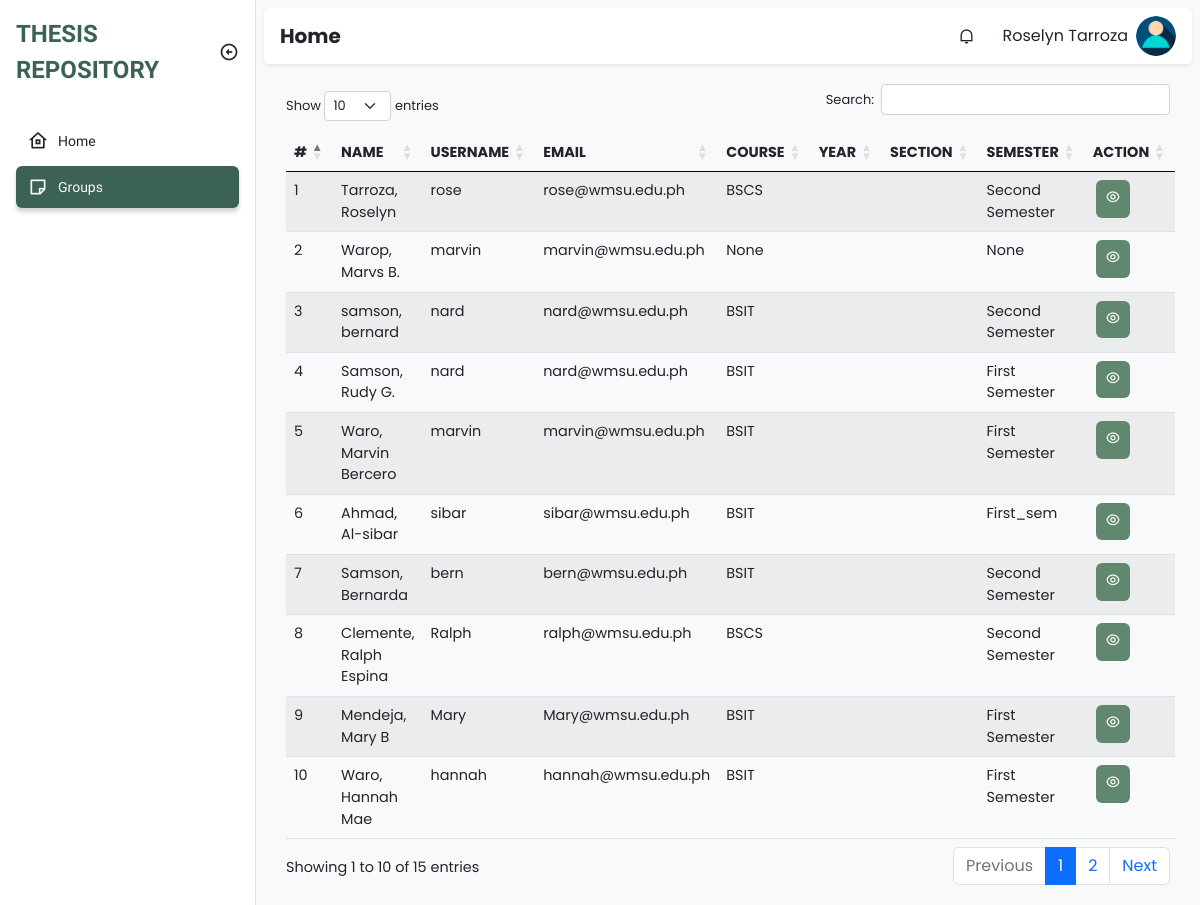
Screenshot of /adviser/groups.php (signed in) with the database file from the repository.
### tables this page shows
CREATE TABLE `student` (
  `id` int(11) NOT NULL,
  `firstname` varchar(255) NOT NULL,
  `middle_name` varchar(255) NOT NULL,
  `lastname` varchar(255) NOT NULL,
  `username` varchar(255) NOT NULL,
  `email` varchar(100) NOT NULL,
  `password` varchar(255) NOT NULL,
  `type` varchar(100) NOT NULL,
  `course` varchar(100) NOT NULL,
  `year_and_section` varchar(20) NOT NULL,
  `sem` varchar(100) NOT NULL,
  `school_year` varchar(50) NOT NULL,
  `your_adviser` varchar(100) NOT NULL,
  `your_group` int(10) NOT NULL,
  `created_at` timestamp NOT NULL DEFAULT current_timestamp(),
  `updated_at` timestamp NOT NULL DEFAULT current_timestamp() ON UPDATE current_timestamp()
);

### class/student.class.php (called while the page is built, shortened)
<?php
class Student{
    protected $db;
    function __construct()
    {
        $this->db = new Database();
    }
    function show(){
        $sql = "SELECT * FROM student ORDER BY CONCAT('lastname',', ','firstname') ASC;";
        $query=$this->db->connect()->prepare($sql);
        if($query->execute()){
            $data = $query->fetchAll();
        }
        return $data;
    }
}
?>

### class/database.sample.php (called while the page is built)
<?php
class Database{
    private $host = 'localhost';
    private $username = 'root';
    private $password = '';
    private $database = 'tams';
    protected $connection;
    function connect(){
        try
			{
				$this->connection = new PDO("mysql:host=$this->host;dbname=$this->database",
											$this->username, $this->password);
			}
			catch (PDOException $e)
			{
				echo "Connection error " . $e->getMessage();
			}
        return $this->connection;
    }
}
?>

### adviser/groups.php (the view, shortened to what this page needs)
<!DOCTYPE html>
<html lang="en">
  <head>
    <link
      href="https://cdn.jsdelivr.net/npm/remixicon@2.5.0/fonts/remixicon.css"
      rel="stylesheet"
    />
    <link rel="stylesheet" href="https://cdn.datatables.net/1.13.1/css/dataTables.bootstrap5.min.css">
    <link rel="stylesheet" href="https://cdn.datatables.net/responsive/2.4.0/css/responsive.bootstrap.min.css">
    <link rel="stylesheet" href="../assets/css/bootstrap.min.css" />
    <link rel="stylesheet" href="../assets/css/style.css" />
  </head>
  <body>
    <div class="sidebar position-fixed top-0 bottom-0 bg-white border-end">
      <div class="d-flex align-items-center p-3">
        <a
          href="#"
          class="sidebar-logo text-uppercase fw-bold text-decoration-none text-indigo fs-4"
          >Thesis Repository</a
        >
        <i
          class="sidebar-toggle ri-arrow-left-circle-line ms-auto fs-5 d-none d-md-block"
        ></i>
      </div>
      <ul class="sidebar-menu p-3 m-0 mb-0">
        <li class="sidebar-menu-item ">
          <a href="home.php ">
            <i class="ri-home-8-line sidebar-menu-item-icon"></i>
            Home
          </a>
        </li>
        <li class="sidebar-menu-item active">
            <a href="bscs.php">
                <i class="ri-sticky-note-line sidebar-menu-item-icon"></i>
              Groups
            </a>
          </li>
      </ul>
    </div>
    <main class="bg-light">
      <div class="p-2">
        <nav class="px-3 py-2 bg-white rounded shadow-sm">
          <h5 class="fw-bold mb-0 me-auto">Home</h5>
          <div class="dropdown me-3 d-none d-sm-block">
            <div
              class="cursor-pointer dropdown-toggle navbar-link"
              data-bs-toggle="dropdown"
              aria-expanded="false"
            >
              <i class="ri-notification-line"></i>
            </div>
          </div>
          <div class="dropdown">
            <div
              class="d-flex align-items-center cursor-pointer dropdown-toggle"
              data-bs-toggle="dropdown"
              aria-expanded="false"
            >
              <span class="me-2 d-none d-sm-block"><?php echo $_SESSION['fullname'] ?></span>
              <img
                class="navbar-profile-image"
                src="../img/u-icon.png" alt="Image"
              />
            </div>
          </div>
        </nav>
        <div class="py-4">
          <div class="container padding-bottom">
              <table id="example" class="table table-striped" style="width:100%">
                  <thead>
                  <tr>
                      <th>#</th>
                      <th>Name</th>
                      <th>Username</th>
                      <th>Email</th>
                      <th>Course</th>
                      <th>Year</th>
                      <th>Section</th>
                      <th>Semester</th>
                      <th class="action">Action</th>
                  </tr>
                  </thead>
                  <tbody>
                          <?php
                              require_once '../class/student.class.php';
                              $student = new Student();
                              $i = 1;
                              foreach ($student->show() as $value){
                          ?>
                              <tr>
                                  <td><?php echo $i ?></td>
                                  <td><?php echo $value['lastname'] . ', ' . $value['firstname'] . ' ' . $value['middle_name'] ?></td>
                                  <td><?php echo $value['username'] ?></td>
                                  <td><?php echo $value['email'] ?></td>
                                  <td><?php echo $value['course'] ?></td>
                                  <td><?php echo $value['year_level'] ?></td>
                                  <td><?php echo $value['section'] ?></td>
                                  <td><?php echo $value['sem'] ?></td>
                                      <td>
                                          <div class="actions">
                                              <a class="action-view" href="advisee.php"><i class="ri-eye-line"></i></a>
                                          </div>
                                      </td>
                              </tr>
                          <?php
                              $i++;
                          }
                          ?>
                  </tbody>
              </table>
          </div>
        </div>
        </div>
    </main>
  </body>
</html>

### assets/css/style.css (style rules this page uses)
:root { --bs-blue: #0d6efd; --bs-indigo: #6610f2; --bs-purple: #6f42c1; --bs-pink: #d63384; --bs-red: #dc3545; --bs-orange: #fd7e14; --bs-yellow: #ffc107; --bs-green: #198754; --bs-teal: #20c997; --bs-cyan: #0dcaf0; --bs-black: #000; --bs-white: #fff; --bs-gray: #6c757d; --bs-gray-dark: #343a40; --bs-gray-100: #f8f9fa; --bs-gray-200: #e9ecef; --bs-gray-300: #dee2e6; --bs-gray-400: #ced4da; --bs-gray-500: #adb5bd; --bs-gray-600: #6c757d; --bs-gray-700: #495057; --bs-gray-800: #343a40; --bs-gray-900: #212529; --bs-primary: #0d6efd; --bs-secondary: #6c757d; --bs-success: #198754; --bs-info: #0dcaf0; --bs-warning: #ffc107; --bs-danger: #dc3545; --bs-light: #f8f9fa; --bs-dark: #212529; --bs-primary-rgb: 13, 110, 253; --bs-secondary-rgb: 108, 117, 125; --bs-success-rgb: 25, 135, 84; --bs-info-rgb: 13, 202, 240; --bs-warning-rgb: 255, 193, 7; --bs-danger-rgb: 220, 53, 69; --bs-light-rgb: 248, 249, 250; --bs-dark-rgb: 33, 37, 41; --bs-white-rgb: 255, 255, 255; --bs-black-rgb: 0, 0, 0; --bs-body-color-rgb: 33, 37, 41; --bs-body-bg-rgb: 255, 255, 255; --bs-font-sans-serif: system-ui, -apple-system, "Segoe UI", Roboto, "Helvetica Neue", "Noto Sans", "Liberation Sans", Arial, sans-serif, "Apple Color Emoji", "Segoe UI Emoji", "Segoe UI Symbol", "Noto Color Emoji"; --bs-font-monospace: SFMono-Regular, Menlo, Monaco, Consolas, "Liberation Mono", "Courier New", monospace; --bs-gradient: linear-gradient(180deg, rgba(255, 255, 255, 0.15), rgba(255, 255, 255, 0)); --bs-body-font-family: var(--bs-font-sans-serif); --bs-body-font-size: 1rem; --bs-body-font-weight: 400; --bs-body-line-height: 1.5; --bs-body-color: #212529; --bs-body-bg: #fff; --bs-border-width: 1px; --bs-border-style: solid; --bs-border-color: #dee2e6; --bs-border-color-translucent: rgba(0, 0, 0, 0.175); --bs-border-radius: 0.375rem; --bs-border-radius-sm: 0.25rem; --bs-border-radius-lg: 0.5rem; --bs-border-radius-xl: 1rem; --bs-border-radius-2xl: 2rem; --bs-border-radius-pill: 50rem; --bs-heading-color: ; --bs-link-color: #0d6efd; --bs-link-hover-color: #0a58ca; --bs-code-color: #d63384; --bs-highlight-bg: #fff3cd; --maincolor: #3C6255; --maincolorMdark: #61876E; --maincolor_light: rgb(180, 224, 183); --cancelcolor: #EB1D36; --cancelcolor_light: #FA9494; --uppernav: #FFFBF5; }
body { font-family: 'Work Sans', sans-serif; }
.text-indigo:hover, .text-indigo { color: var(--maincolor); }
.dropdown-toggle::after { display: none; }
.cursor-pointer { cursor: pointer; }
.sidebar.collapsed:hover, .sidebar { width: 16rem; overflow-y: auto; transition: width .2s, left .2s; left: 0; z-index: 500; }
.sidebar-toggle { cursor: pointer; transition: .2s; }
.sidebar-menu { list-style-type: none; }
.sidebar-menu-item { margin-bottom: .25rem; }
.sidebar-menu-item a { text-decoration: none; display: flex; align-items: center; color: var(--bs-dark); padding: .375rem .75rem; border-radius: .375rem; font-size: .875rem; white-space: nowrap; }
.sidebar-menu-item > a { overflow: hidden; }
.sidebar-menu-item.active a { background-color: var(--maincolor); color: var(--bs-light); box-shadow: 0 .25rem .25rem rgba(0, 0, 0, 0.175); }
.sidebar-menu-item-icon { margin-right: .625rem; font-size: 1.25rem; }
main { padding-left: 0; min-height: 100vh; font-family: 'Poppins', sans-serif; }
nav { display: flex; align-items: center; }
.navbar-profile-image { width: 2.5rem; height: 2.5rem; object-fit: cover; border-radius: 50%; }
.navbar-link { width: 2.5rem; height: 2.5rem; display: flex; align-items: center; justify-content: center; border-radius: .25rem; }
@media (min-width: 768px) { main { transition: padding-left .2s; padding-left: 16rem; } }
.container { font-size: 90%; }
.table .actions { display: flex; }
.table .actions .action-view { color: #fff; background: var(--maincolorMdark); }
.table .actions .action-edit, .table .actions .action-view, .table .actions .action-delete { border-radius: 6px; padding: 7px 10px; margin-left: 3px; text-decoration: none; font-weight:lighter; }
thead { text-transform: uppercase; border-bottom: #000; }
a { text-decoration: none; color: var(--bs-green); }
.py-4 { padding: 10px !important; height: 100%; width: 100%; margin-top: 10px; border-radius: 10px; }

### rows the page displays
student: lastname "Tarroza", firstname "Roselyn", username "rose", email "rose@wmsu.edu.ph", course "BSCS", sem "Second Semester"
student: lastname "Warop", firstname "Marvs", middle_name "B.", username "marvin", email "marvin@wmsu.edu.ph", course "None", sem "None"
student: lastname "samson", firstname "bernard", username "nard", email "nard@wmsu.edu.ph", course "BSIT", sem "Second Semester"
student: lastname "Samson", firstname "Rudy", middle_name "G.", username "nard", email "nard@wmsu.edu.ph", course "BSIT", sem "First Semester"
student: lastname "Waro", firstname "Marvin", middle_name "Bercero", username "marvin", email "marvin@wmsu.edu.ph", course "BSIT", sem "First Semester"
student: lastname "Ahmad", firstname "Al-sibar", username "sibar", email "sibar@wmsu.edu.ph", course "BSIT", sem "First_sem"
student: lastname "Samson", firstname "Bernarda", username "bern", email "bern@wmsu.edu.ph", course "BSIT", sem "Second Semester"
student: lastname "Clemente", firstname "Ralph", middle_name "Espina", username "Ralph", email "ralph@wmsu.edu.ph", course "BSCS", sem "Second Semester"
student: lastname "Mendeja", firstname "Mary", middle_name "B", username "Mary", email "Mary@wmsu.edu.ph", course "BSIT", sem "First Semester"
student: lastname "Waro", firstname "Hannah", middle_name "Mae", username "hannah", email "hannah@wmsu.edu.ph", course "BSIT", sem "First Semester"

### other values shown
$_SESSION['fullname'] "Roselyn Tarroza"
